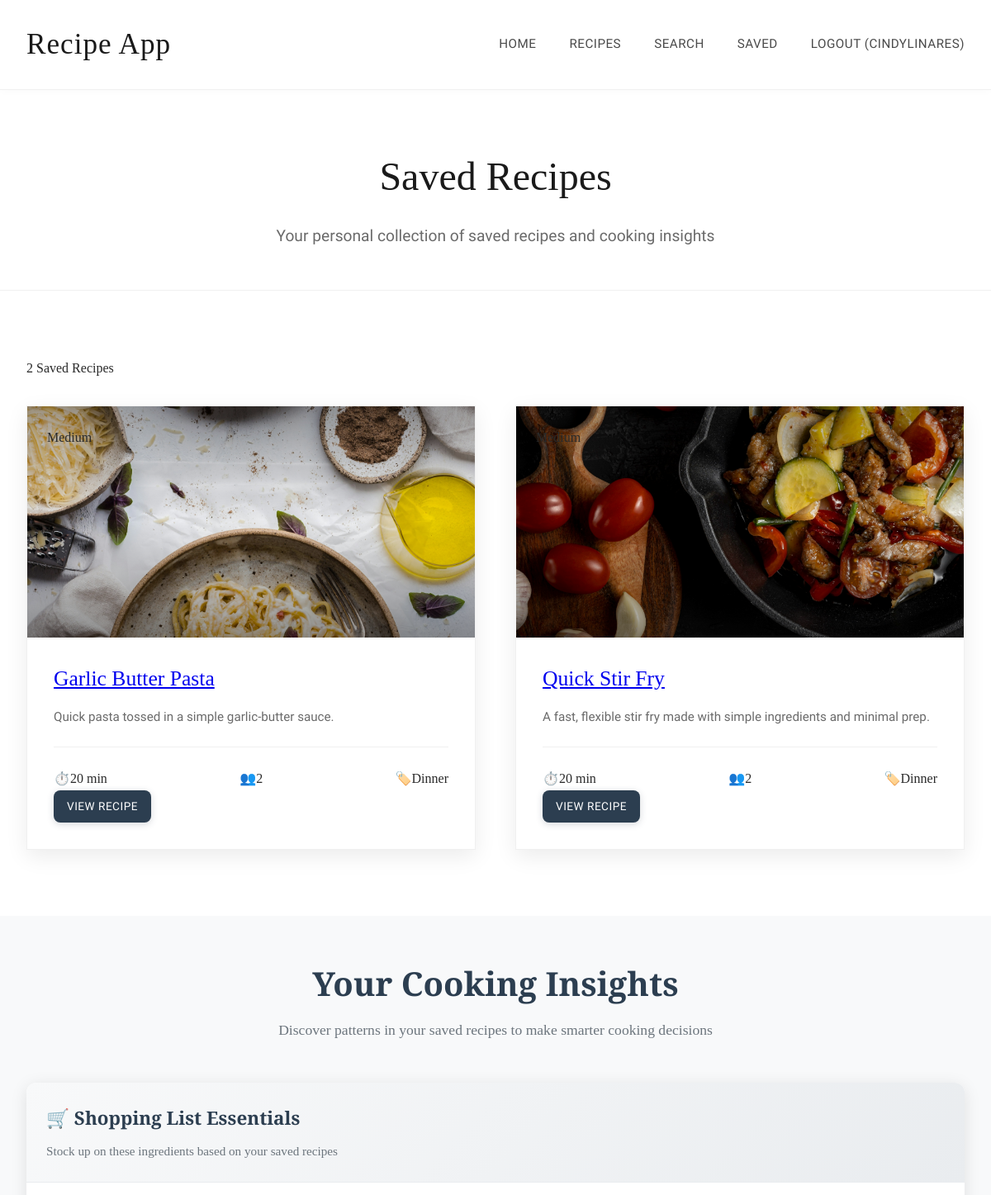
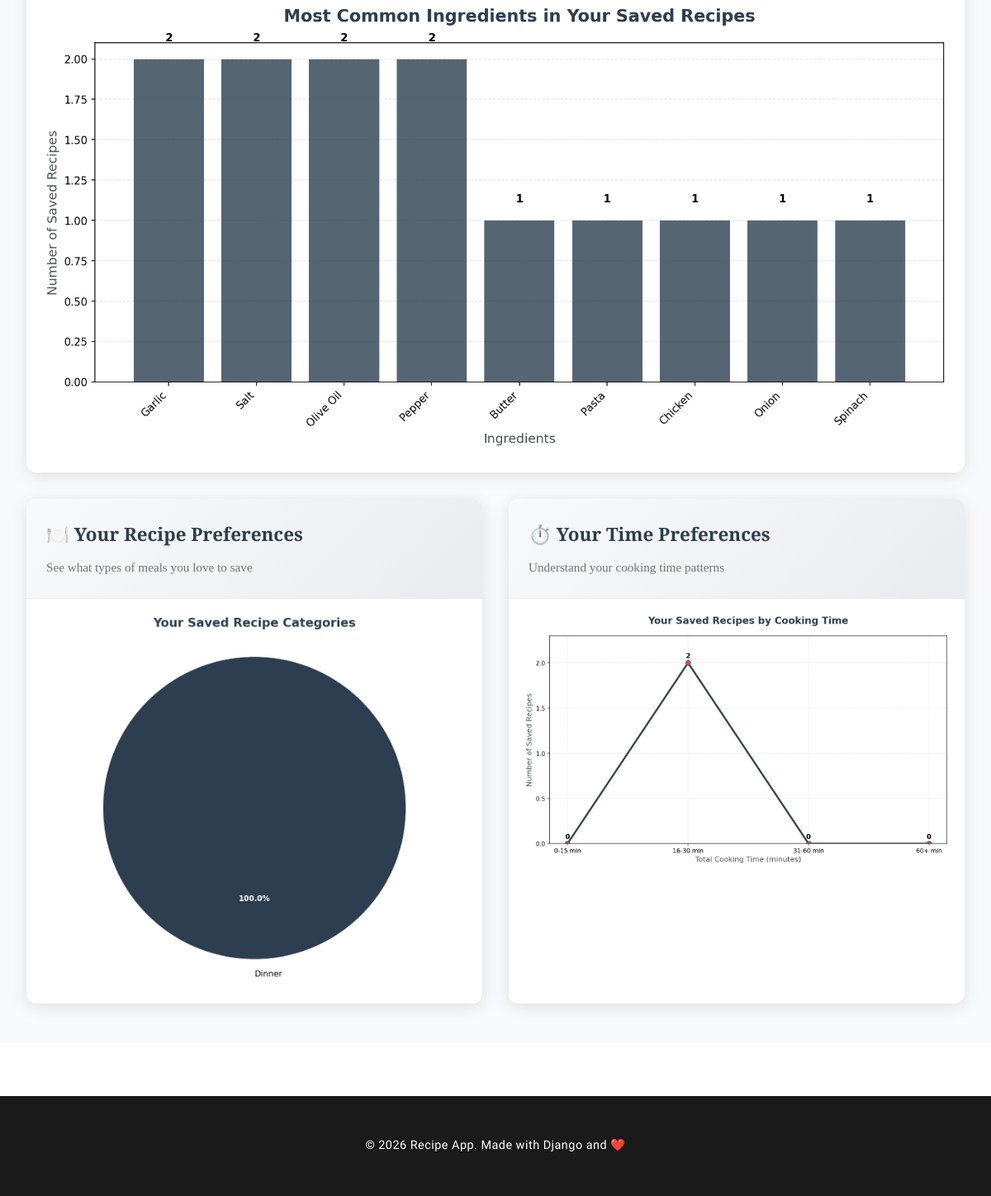
The page /favorites/ (signed in) on the database its author committed (2 pictures, top to bottom).
### recipes/models.py (models this page shows, shortened)
class Recipe(models.Model):
    CATEGORY_CHOICES = [
        ("breakfast", "Breakfast"),
        ("lunch", "Lunch"),
        ("dinner", "Dinner"),
        ("entree", "Entree"),
        ("salad", "Salad"),
        ("soup", "Soup"),
        ("dessert", "Dessert"),
        ("snack", "Snack"),
        ("drink", "Drink"),
        ("other", "Other"),
    ]
    name = models.CharField(max_length=120)
    description = models.TextField(blank=True)
    instructions = models.TextField(blank=True)
    category = models.CharField(
        max_length=20,
        choices=CATEGORY_CHOICES,
        default="other",
    )
    prep_time = models.PositiveIntegerField(default=0, help_text="Prep time in minutes")
    cooking_time = models.PositiveIntegerField(help_text="Cook time in minutes")
    servings = models.PositiveIntegerField(default=1)
    ingredients = models.ManyToManyField(Ingredient, related_name="recipes")
    image = models.ImageField(
        upload_to="recipe_images/",
        blank=True,
        null=True,
        default="recipe_images/default-recipe.jpg",
    )
    created_at = models.DateTimeField(auto_now_add=True)  # set once
    updated_at = models.DateTimeField(auto_now=True)  # updates on every save
    @property
    def total_time(self):
        return self.prep_time + self.cooking_time
    @property
    def difficulty(self):
        ingredient_count = self.ingredients.count()
        if self.total_time < 15 and ingredient_count <= 5:
            return "Easy"
        if self.total_time < 30 and ingredient_count <= 8:
            return "Medium"
        return "Hard"

### recipes/views.py (the view)
# urls.py: path("favorites/", views.favorites_list, name="favorites_list"),
@login_required
def favorites_list(request):
    user_favorites = Favorite.objects.filter(user=request.user).select_related("recipe")
    favorite_recipes = [favorite.recipe for favorite in user_favorites]
    charts = generate_all_saved_recipe_charts(request.user)
    context = {
        "favorite_recipes": favorite_recipes,
        "total_favorites": len(favorite_recipes),
        "charts": charts,
        "has_charts": any(chart is not None for chart in charts.values()),
    }
    return render(request, "recipes/favorites_list.html", context)

### recipes/chart_utils.py (called while the page is built)
def generate_chart_image(fig):
    buffer = io.BytesIO()
    fig.savefig(
        buffer,
        format="png",
        bbox_inches="tight",
        dpi=150,
        facecolor="white",
        edgecolor="none",
    )
    buffer.seek(0)
    image_base64 = base64.b64encode(buffer.getvalue()).decode("utf-8")
    buffer.close()
    plt.close(fig)
    return image_base64

### recipes/templates/recipes/favorites_list.html (shortened to what this page needs)
{% extends 'recipes/base.html' %}
{% load static %}
{% block content %}
<section class="page-header">
  <div class="container">
    <h1 class="page-title">Saved Recipes</h1>
    <p class="page-subtitle">Your personal collection of saved recipes and cooking insights</p>
  </div>
</section>
<section class="recipes-section">
  <div class="container">
    {% if favorite_recipes %}
    <div class="recipe-stats-wrapper">
      <div class="recipe-stats-card">
        <span class="stat-number">{{ total_favorites }}</span>
        <span class="stat-label">Saved Recipe{{ total_favorites|pluralize }}</span>
      </div>
    </div>
    <div class="recipe-grid">
      {% for recipe in favorite_recipes %}
      <div class="recipe-card">
        <div class="recipe-image">
          {% if recipe.image %}
          <img src="{{ recipe.image.url }}" alt="{{ recipe.name }}" loading="lazy">
          {% else %}
          <div class="placeholder-image">
            <span class="placeholder-icon">🍽️</span>
          </div>
          {% endif %}
          <div class="recipe-overlay">
            <span class="difficulty {{ recipe.difficulty|lower }}">{{ recipe.difficulty }}</span>
          </div>
        </div>
        <div class="recipe-content">
          <h3 class="recipe-title">
            <a href="{% url 'recipes:recipe_detail' recipe.id %}">{{ recipe.name }}</a>
          </h3>
          <p class="recipe-description">{{ recipe.description|truncatewords:15 }}</p>
          <div class="recipe-meta">
            <span class="meta-item">
              <span class="meta-icon">⏱️</span>
              {{ recipe.total_time }} min
            </span>
            <span class="meta-item">
              <span class="meta-icon">👥</span>
              {{ recipe.servings }}
            </span>
            <span class="meta-item">
              <span class="meta-icon">🏷️</span>
              {{ recipe.get_category_display }}
            </span>
          </div>
          <div class="recipe-actions">
            <a href="{% url 'recipes:recipe_detail' recipe.id %}" class="btn btn-primary btn-small">
              View Recipe
            </a>
          </div>
        </div>
      </div>
      {% endfor %}
    </div>
    {% endif %}
  </div>
</section>
{% if has_charts and total_favorites > 0 %}
<section class="cooking-insights-section">
  <div class="container">
    <h2 class="insights-title">Your Cooking Insights</h2>
    <p class="insights-subtitle">Discover patterns in your saved recipes to make smarter cooking decisions</p>
    <div class="charts-grid">
      {% if charts.ingredients_chart %}
      <div class="chart-card">
        <div class="chart-header">
          <h3>🛒 Shopping List Essentials</h3>
          <p>Stock up on these ingredients based on your saved recipes</p>
        </div>
        <div class="chart-image-container">
          <img alt="Most Common Ingredients Chart"
            class="chart-image">
        </div>
      </div>
      {% endif %}
      {% if charts.categories_chart %}
      <div class="chart-card">
        <div class="chart-header">
          <h3>🍽️ Your Recipe Preferences</h3>
          <p>See what types of meals you love to save</p>
        </div>
        <div class="chart-image-container">
          <img alt="Recipe Categories Distribution Chart"
            class="chart-image">
        </div>
      </div>
      {% endif %}
      {% if charts.cooking_time_chart %}
      <div class="chart-card">
        <div class="chart-header">
          <h3>⏱️ Your Time Preferences</h3>
          <p>Understand your cooking time patterns</p>
        </div>
        <div class="chart-image-container">
          <img alt="Cooking Time Preferences Chart"
            class="chart-image">
        </div>
      </div>
      {% endif %}
    </div>
  </div>
</section>
{% endif %}
<footer class="site-footer">
  <div class="container">
    <p>&copy; 2026 Recipe App. Made with Django and ❤️</p>
  </div>
</footer>
{% endblock %}

### recipes/templates/recipes/base.html (shortened to what this page needs)
{% load static %}
<!DOCTYPE html>
<html lang="en">
<head>
  <link rel="stylesheet" href="{% static 'recipes/css/style.css' %}">
</head>
<body>
  <header class="site-header">
    <nav class="nav-container">
      <div class="logo">
        <h1><a href="{% url 'recipes:home' %}">Recipe App</a></h1>
      </div>
      <div class="nav-links">
        <a href="{% url 'recipes:home' %}">Home</a>
        <a href="{% url 'recipes:recipes_list' %}">Recipes</a>
        <a href="{% url 'recipes:recipe_search' %}">Search</a>
        {% if user.is_authenticated %}
        <a href="{% url 'recipes:favorites_list' %}">Saved</a>
        {% endif %}
        {% if user.is_authenticated %}
        <a href="{% url 'accounts:logout' %}">Logout ({{ user.username }})</a>
        {% else %}
        <a href="{% url 'accounts:login' %}" class="login-link">Login</a>
        {% endif %}
      </div>
    </nav>
  </header>
  {% block content %}
  {% endblock %}
</body>
</html>

### rows shown on the page
Recipe: image (picture), difficulty "Medium", name "Garlic Butter Pasta", description "Quick pasta tossed in a simple garlic-butter sauce.", total_time "20", servings "2", category "Dinner"
Recipe: image (picture), difficulty "Medium", name "Quick Stir Fry", description "A fast, flexible stir fry made with simple ingredients and minimal prep.", total_time "20", servings "2", category "Dinner"

### other values the page prints
{{ user.username }} "CINDYLINARES"
{{ total_favorites }} "2"
